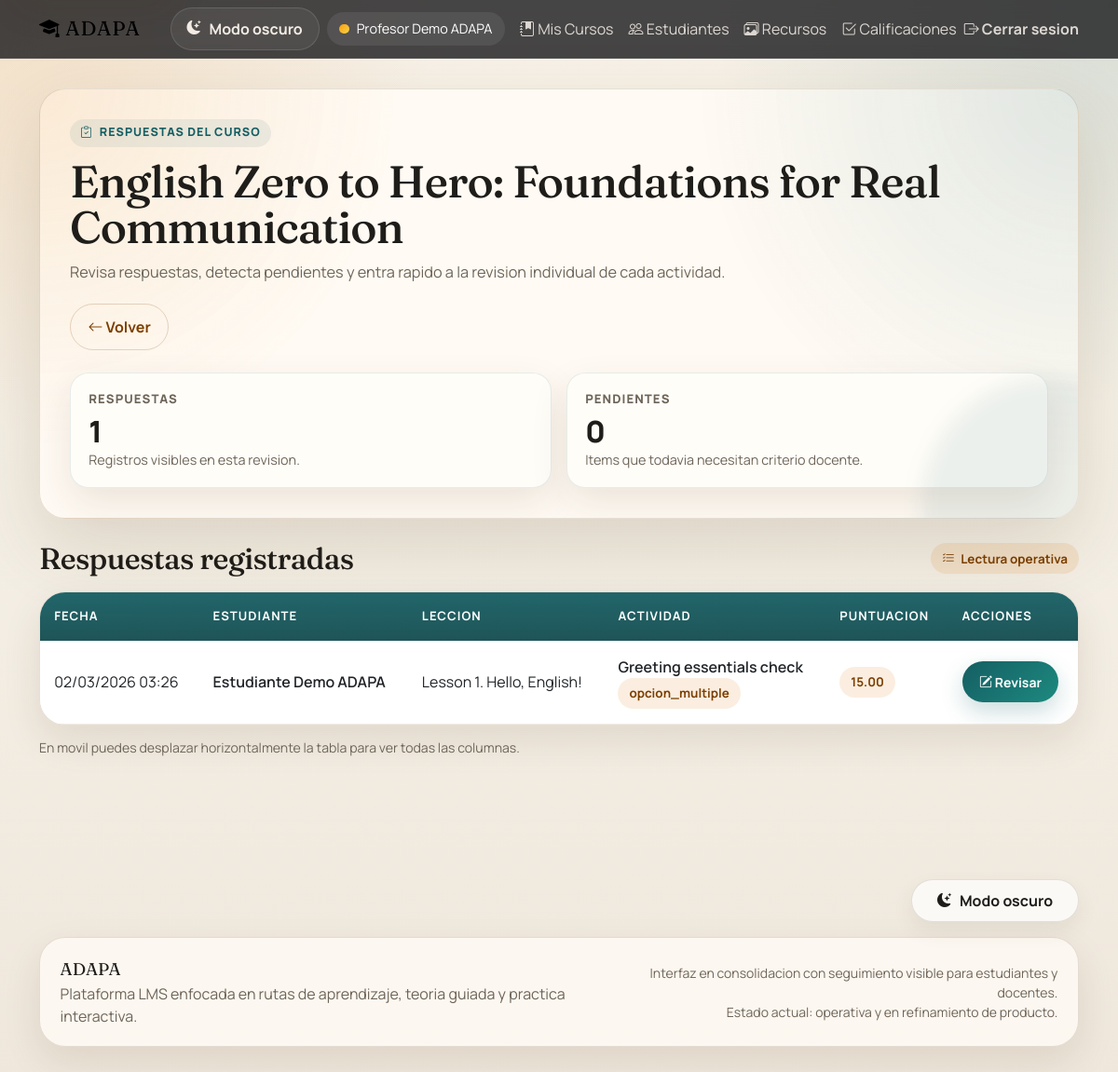
/profesor/calificaciones/curso/13 (signed in), run on the app's committed database.
### tables this page shows
CREATE TABLE `cursos` (
  `id` int(11) NOT NULL AUTO_INCREMENT,
  `instancia_id` int(11) NOT NULL,
  `plantilla_pensum_id` int(11) DEFAULT NULL,
  `creado_por` int(11) NOT NULL,
  `titulo` varchar(255) NOT NULL,
  `descripcion` text DEFAULT NULL,
  `idioma` enum('ingles','frances','aleman') NOT NULL,
  `idioma_objetivo` varchar(32) DEFAULT NULL,
  `idioma_ensenanza` varchar(32) NOT NULL DEFAULT 'espanol',
  `portada_media_id` int(11) DEFAULT NULL,
  `nivel_cefr_desde` enum('A1','A2','B1','B2','C1','C2') DEFAULT NULL,
  `nivel_cefr_hasta` enum('A1','A2','B1','B2','C1','C2') DEFAULT NULL,
  `nivel_cefr` enum('A1','A2','B1','B2','C1','C2') NOT NULL,
  `modalidad` enum('perpetuo','ciclo') NOT NULL,
  `fecha_inicio` date DEFAULT NULL,
  `fecha_fin` date DEFAULT NULL,
  `duracion_semanas` int(11) DEFAULT NULL,
  `es_publico` tinyint(1) NOT NULL DEFAULT 0,
  `requiere_codigo` tinyint(1) NOT NULL DEFAULT 0,
  `codigo_acceso` varchar(255) DEFAULT NULL,
  `tipo_codigo` enum('unico_curso','por_estudiante','combo_grupo') DEFAULT NULL,
  `inscripcion_abierta` tinyint(1) NOT NULL DEFAULT 1,
  `fecha_cierre_inscripcion` date DEFAULT NULL,
  `max_estudiantes` int(11) NOT NULL DEFAULT 0,
  `estado` enum('preparacion','activo','pausado','finalizado','archivado') NOT NULL DEFAULT 'preparacion',
  `notificar_profesor_completada` tinyint(1) NOT NULL DEFAULT 1,
  `notificar_profesor_atascado` tinyint(1) NOT NULL DEFAULT 1,
  `fecha_creacion` timestamp NOT NULL DEFAULT current_timestamp(),
  `fecha_modificacion` timestamp NOT NULL DEFAULT current_timestamp() ON UPDATE current_timestamp(),
  PRIMARY KEY (`id`),
  KEY `instancia_id` (`instancia_id`),
  KEY `plantilla_pensum_id` (`plantilla_pensum_id`),
  KEY `creado_por` (`creado_por`),
  KEY `estado` (`estado`),
  KEY `idioma_nivel` (`idioma`,`nivel_cefr`),
  KEY `idx_cursos_publicos` (`es_publico`,`estado`),
  KEY `fk_cursos_portada_media` (`portada_media_id`),
  CONSTRAINT `cursos_ibfk_1` FOREIGN KEY (`instancia_id`) REFERENCES `instancias` (`id`),
  CONSTRAINT `cursos_ibfk_2` FOREIGN KEY (`plantilla_pensum_id`) REFERENCES `plantillas_pensum` (`id`),
  CONSTRAINT `cursos_ibfk_3` FOREIGN KEY (`creado_por`) REFERENCES `usuarios` (`id`),
  CONSTRAINT `fk_cursos_portada_media` FOREIGN KEY (`portada_media_id`) REFERENCES `media_recursos` (`id`) ON DELETE SET NULL
);

CREATE TABLE `respuestas` (
  `id` int(11) NOT NULL AUTO_INCREMENT,
  `estudiante_id` int(11) NOT NULL,
  `actividad_id` int(11) NOT NULL,
  `respuesta_texto` text DEFAULT NULL,
  `puntuacion` decimal(5,2) DEFAULT NULL,
  `comentarios` text DEFAULT NULL,
  `fecha_respuesta` datetime DEFAULT current_timestamp(),
  PRIMARY KEY (`id`),
  KEY `estudiante_id` (`estudiante_id`),
  KEY `actividad_id` (`actividad_id`),
  CONSTRAINT `respuestas_ibfk_1` FOREIGN KEY (`estudiante_id`) REFERENCES `usuarios` (`id`) ON DELETE CASCADE,
  CONSTRAINT `respuestas_ibfk_2` FOREIGN KEY (`actividad_id`) REFERENCES `actividades` (`id`) ON DELETE CASCADE
);

CREATE TABLE `usuarios` (
  `id` int(11) NOT NULL AUTO_INCREMENT,
  `instancia_id` int(11) NOT NULL,
  `email` varchar(255) NOT NULL,
  `password_hash` varchar(255) NOT NULL,
  `nombre` varchar(255) NOT NULL,
  `apellido` varchar(255) NOT NULL,
  `es_estudiante` tinyint(1) NOT NULL DEFAULT 0,
  `es_profesor` tinyint(1) NOT NULL DEFAULT 0,
  `es_admin_institucion` tinyint(1) NOT NULL DEFAULT 0,
  `billing_plan` enum('free','paid','lifetime') NOT NULL DEFAULT 'free',
  `is_official` tinyint(1) NOT NULL DEFAULT 0,
  `vista_default` enum('creador','estudiante') NOT NULL DEFAULT 'estudiante',
  `es_menor` tinyint(1) NOT NULL DEFAULT 0,
  `tutor_nombre` varchar(255) DEFAULT NULL,
  `tutor_email` varchar(255) DEFAULT NULL,
  `autorizacion_tutor_fecha` timestamp NULL DEFAULT NULL,
  `activo` tinyint(1) NOT NULL DEFAULT 1,
  `email_verificado` tinyint(1) NOT NULL DEFAULT 0,
  `ultimo_acceso` timestamp NULL DEFAULT NULL,
  `intentos_fallidos` int(11) NOT NULL DEFAULT 0,
  `creado_por` int(11) DEFAULT NULL,
  `creado_en` timestamp NOT NULL DEFAULT current_timestamp(),
  `modificado_en` timestamp NOT NULL DEFAULT current_timestamp() ON UPDATE current_timestamp(),
  PRIMARY KEY (`id`),
  UNIQUE KEY `email` (`email`),
  KEY `instancia_id` (`instancia_id`),
  CONSTRAINT `usuarios_ibfk_1` FOREIGN KEY (`instancia_id`) REFERENCES `instancias` (`id`)
);

CREATE TABLE `lecciones` (
  `id` int(11) NOT NULL AUTO_INCREMENT,
  `curso_id` int(11) NOT NULL,
  `titulo` varchar(255) NOT NULL,
  `descripcion` text DEFAULT NULL,
  `orden` int(11) NOT NULL DEFAULT 0,
  `duracion_minutos` int(11) DEFAULT NULL,
  `es_obligatoria` tinyint(1) NOT NULL DEFAULT 1,
  `estado` enum('borrador','publicada','archivada') NOT NULL DEFAULT 'borrador',
  `fecha_creacion` timestamp NOT NULL DEFAULT current_timestamp(),
  `fecha_actualizacion` timestamp NOT NULL DEFAULT current_timestamp() ON UPDATE current_timestamp(),
  PRIMARY KEY (`id`),
  KEY `curso_id` (`curso_id`),
  KEY `idx_lecciones_orden` (`curso_id`,`orden`),
  CONSTRAINT `lecciones_ibfk_1` FOREIGN KEY (`curso_id`) REFERENCES `cursos` (`id`) ON DELETE CASCADE
);

CREATE TABLE `actividades` (
  `id` int(11) NOT NULL AUTO_INCREMENT,
  `leccion_id` int(11) NOT NULL,
  `titulo` varchar(255) NOT NULL,
  `descripcion` text DEFAULT NULL,
  `tipo_actividad` enum('opcion_multiple','verdadero_falso','completar','arrastrar_soltar','ensayo','codigo','proyecto','respuesta_corta','respuesta_larga','ordenar_palabras','completar_espacios','completar_oracion','emparejamiento','pronunciacion','escritura','escucha') DEFAULT NULL,
  `instrucciones` text NOT NULL,
  `contenido` longtext NOT NULL COMMENT 'JSON con preguntas, opciones, respuestas correctas',
  `puntos_maximos` int(11) NOT NULL DEFAULT 100,
  `tiempo_limite_minutos` int(11) DEFAULT NULL,
  `intentos_permitidos` int(11) NOT NULL DEFAULT 3,
  `es_calificable` tinyint(1) NOT NULL DEFAULT 1,
  `orden` int(11) NOT NULL DEFAULT 0,
  `estado` enum('borrador','activa','archivada') NOT NULL DEFAULT 'borrador',
  `fecha_creacion` timestamp NOT NULL DEFAULT current_timestamp(),
  `fecha_actualizacion` timestamp NOT NULL DEFAULT current_timestamp() ON UPDATE current_timestamp(),
  PRIMARY KEY (`id`),
  KEY `leccion_id` (`leccion_id`),
  KEY `idx_actividades_orden` (`leccion_id`,`orden`),
  CONSTRAINT `actividades_ibfk_1` FOREIGN KEY (`leccion_id`) REFERENCES `lecciones` (`id`) ON DELETE CASCADE
);

### views/profesor/calificaciones/curso.php (the view, shortened to what the rows shown need)
<?php require_once __DIR__ . '/../../partials/header.php'; ?>
<div class="container">
    <section class="page-hero mb-4">
        <span class="eyebrow"><i class="bi bi-clipboard-check"></i> Respuestas del curso</span>
        <h1 class="page-title"><?php echo htmlspecialchars($curso->titulo); ?></h1>
        <p class="page-subtitle">
            Revisa respuestas, detecta pendientes y entra rapido a la revision individual de cada actividad.
        </p>
        <div class="hero-actions">
            <a href="<?php echo url('/profesor/calificaciones'); ?>" class="btn btn-outline-secondary">
                <i class="bi bi-arrow-left"></i> Volver
            </a>
        </div>
        <div class="metric-grid">
            <div class="metric-card">
                <div class="metric-label">Respuestas</div>
                <div class="metric-value"><?php echo count($respuestas); ?></div>
                <div class="metric-note">Registros visibles en esta revision.</div>
            </div>
            <div class="metric-card">
                <div class="metric-label">Pendientes</div>
                <div class="metric-value">
                    <?php echo array_reduce($respuestas, fn($carry, $item) => $carry + (($item->puntuacion === null || ($item->puntuacion == 0 && ($item->tipo_actividad == 'escritura' || $item->tipo_actividad == 'escucha'))) ? 1 : 0), 0); ?>
                </div>
                <div class="metric-note">Items que todavia necesitan criterio docente.</div>
            </div>
        </div>
    </section>
    <section>
        <div class="section-title">
            <h2>Respuestas registradas</h2>
            <span class="soft-badge"><i class="bi bi-list-check"></i> Lectura operativa</span>
        </div>
        <?php if (empty($respuestas)): ?>
            <div class="panel empty-state-card">
                <div class="panel-body">
                    <span class="empty-state-icon"><i class="bi bi-clipboard-x"></i></span>
                    <div class="empty-state-copy">No hay respuestas registradas para este curso.</div>
                </div>
            </div>
        <?php else: ?>
            <div class="data-table-shell">
                <div class="table-responsive">
                    <table class="table table-hover align-middle">
                        <thead>
                            <tr>
                                <th>Fecha</th>
                                <th>Estudiante</th>
                                <th>Leccion</th>
                                <th>Actividad</th>
                                <th>Puntuacion</th>
                                <th>Acciones</th>
                            </tr>
                        </thead>
                        <tbody>
                            <?php foreach ($respuestas as $respuesta): ?>
                                <tr>
                                    <td><?php echo date('d/m/Y H:i', strtotime($respuesta->fecha_respuesta)); ?></td>
                                    <td>
                                        <div class="fw-semibold"><?php echo htmlspecialchars($respuesta->estudiante_nombre . ' ' . $respuesta->estudiante_apellido); ?></div>
                                    </td>
                                    <td><?php echo htmlspecialchars($respuesta->leccion_titulo); ?></td>
                                    <td>
                                        <div class="fw-semibold"><?php echo htmlspecialchars($respuesta->actividad_titulo); ?></div>
                                        <span class="soft-badge"><?php echo htmlspecialchars($respuesta->tipo_actividad); ?></span>
                                    </td>
                                    <td>
                                        <?php if ($respuesta->puntuacion === null): ?>
                                            <span class="soft-badge">Pendiente</span>
                                        <?php elseif ($respuesta->puntuacion == 0 && ($respuesta->tipo_actividad == 'escritura' || $respuesta->tipo_actividad == 'escucha')): ?>
                                            <span class="soft-badge">Pendiente (0.00)</span>
                                        <?php else: ?>
                                            <span class="soft-badge"><?php echo number_format($respuesta->puntuacion, 2); ?></span>
                                        <?php endif; ?>
                                    </td>
                                    <td>
                                        <a href="<?php echo url('/profesor/calificaciones/revisar/' . $respuesta->id); ?>" class="btn btn-sm btn-primary">
                                            <i class="bi bi-pencil-square"></i> Revisar
                                        </a>
                                    </td>
                                </tr>
                            <?php endforeach; ?>
                        </tbody>
                    </table>
                </div>
            </div>
            <div class="mobile-table-hint">En movil puedes desplazar horizontalmente la tabla para ver todas las columnas.</div>
        <?php endif; ?>
    </section>
</div>
<?php require_once __DIR__ . '/../../partials/footer.php'; ?>

### core/Router.php (shortened to what the rows shown need)
<?php
class Router {
    private $routes = [];
    private $basePath;
    public function __construct() {
        $this->basePath = BASE_URL;
    }
    public function add($method, $route, $controller, $action) {
        $this->routes[$method][$route] = ['controller' => $controller, 'action' => $action];
    }
    public function dispatch($uri, $method) {
        $uri = $this->removeBasePath($uri);
        foreach ($this->routes[$method] as $route => $routeInfo) {
            $pattern = preg_replace('/\{[^}]+\}/', '([^/]+)', $route);
            $pattern = '#^' . $pattern . '$#';
            if (preg_match($pattern, $uri, $matches)) {
                array_shift($matches);
                $action = $routeInfo['action'];
                $controllerInstance = new $controllerClass();
                if (method_exists($controllerInstance, $action)) {
                    call_user_func_array([$controllerInstance, $action], $matches);
                } else {
                    http_response_code(404);
                    echo "404 Method Not Found";
                }
                return;
            }
        }
    }
    private function removeBasePath($uri) {
        if (strpos($uri, $this->basePath) === 0) {
            $uri = substr($uri, strlen($this->basePath));
        }
        return $uri;
    }
}

### data on the page
cursos: titulo "English Zero to Hero: Foundations for Real Communication"
respuestas: puntuacion "0", fecha_respuesta "02/03/2026 03:26", estudiante.apellido "Estudiante Demo ADAPA", lecciones.titulo "Lesson 1. Hello, English!", actividad.titulo "Greeting essentials check", actividad.tipo_actividad "opcion_multiple", puntuacion "15.00"

### other printed values
count($respuestas) "1"
